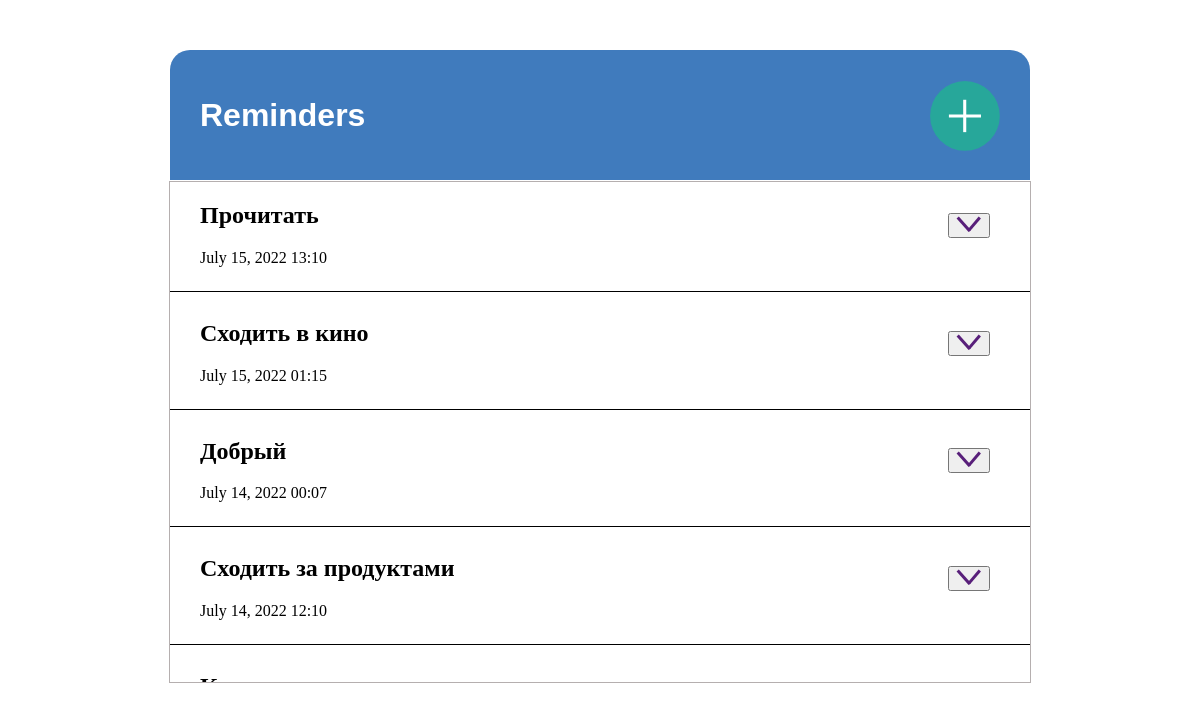
The app's page /, older data.
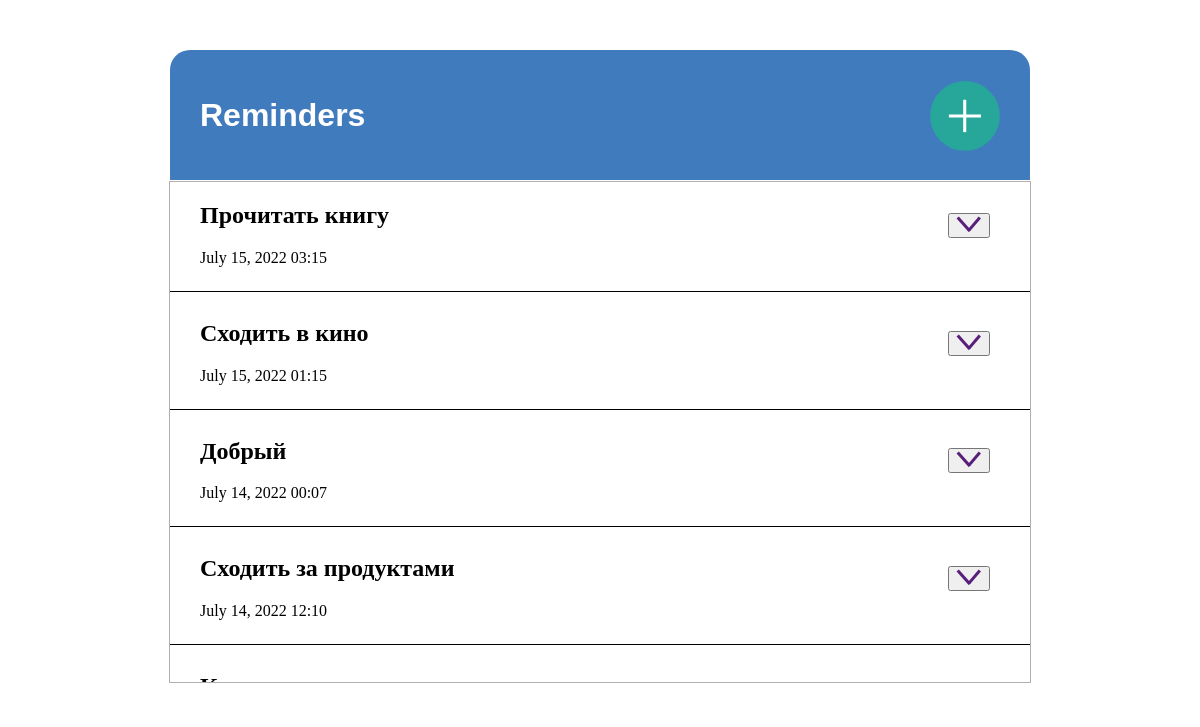
The same page, newer data.
### reminder/models.py (models this page shows, shortened)
class Notification(models.Model):
    def default_start_time():
        now = datetime.time(hour=8, minute=0)
        return now
    text_reminder = models.CharField(max_length=255)
    user_mail = models.EmailField(max_length=60)
    date_creation = models.DateTimeField(auto_now_add=True)
    date_notification = models.DateField(auto_now=False)
    time_notification = models.TimeField(max_length=16, default=default_start_time)

### reminder/views.py (the view)
# urls.py: path("", home_page, name='index'),
def home_page(request):
    form = NotificationForm()
    notifications = Notification.objects.all().order_by("-id")
    return render(request, 'reminder/main.html', {'form': form, 'notifications': notifications})

### reminder/templates/reminder/main.html (shortened to what this page needs)
<!DOCTYPE html>
{% load static %}
<html lang="en">
<head>
    <link type="text/css" href="{% static 'reminder/css/main.css' %}" rel="stylesheet" />
    <link rel="stylesheet" href="https://snipp.ru/cdn/jqueryui/1.12.1/jquery-ui.min.css">
</head>
<body>
    <header class="header">
        <div class="wrapper">
            <div class="header__wrapper">
                <div class="header__logo">
                    <h1>Reminders</h1>
                </div>
                <div class="header__add">
                    <a href="#!" id="open-popup-1" class="header__link">
                        <img src="static/reminder/img/circle1.svg" alt="add entry" class="places__card-pic">
                    </a>
                </div>
            </div>
        </div>
    </header>
    <main class="main">
        <section class="intro" id="sign-in">
            <div class="wrapper_main">
                {% block content %}
                    {% for i in notifications %}
                    <div class="wrapper_info_reminder">
                        <div class="info_reminder">
                            <h2>{{i.text_reminder}}</h2>
                            <p>{{i.date_notification}} {{i.time_notification|date:'H:i'}}</p>
                        </div>
                        <div class="wrapper_link_info">
                            <button type="submit" data-id="{{ i.id }}" class="todo-list__burger-item">
                                <img class="arrow_add_remove_reminder" src="static/reminder/img/arrow.svg" alt="arrow">
                            </button>
                        </div>
                    </div>
                    <hr color="black" size="small">
                    {% endfor %}
                {% endblock %}
            </div>
        </section>
    </main>
    <link rel="stylesheet" href="https://weareoutman.github.io/clockpicker/dist/jquery-clockpicker.min.css"></link>
</body>
</html>

### reminder/static/reminder/css/main.css (style rules this page uses)
body { margin: 0; padding: 0; box-sizing: border-box; background: white; }
.header { margin-top: 50px; position: fixed; top: 0; left: 0; width: 100%; padding-bottom: 20px; }
h1 { color: white; font-family: 'Gill Sans', 'Gill Sans MT', Calibri, 'Trebuchet MS', sans-serif; }
.wrapper { max-width: 860px; margin: 0 auto; }
.header__wrapper { display: flex; flex-wrap: wrap; align-items: flex-end; justify-content: space-between; height: 130px; background-color: rgb(64, 123, 189); border-radius: 20px 20px 0px 0px; }
.header__logo { margin-left: 30px; margin-bottom: 25px; }
.places__card-pic { width: 70px; height: 70px; margin-right: 30px; margin-bottom: 25px; }
.wrapper_main { overflow: auto; max-width: 860px; height: 500px; margin: 0 auto; border: 1px solid rgb(181, 175, 175) }
.intro { position: fixed; top: 0; left: 0; right: 0; margin-top: 181px; height: 150vh; background-size: cover; }
.info_reminder { padding-left: 30px; }
.wrapper_info_reminder { display: flex; flex-wrap: wrap; justify-content: space-between; align-items: flex-end; position: relative; }
.wrapper_link_info { padding-bottom: 45px; padding-right: 40px; position: absolute; right: 0; }

Row changes from the older to the newer data that the page shows:
changed Notification: text_reminder "Прочитать" → "Прочитать книгу"; time_notification "13:10" → "03:15"
